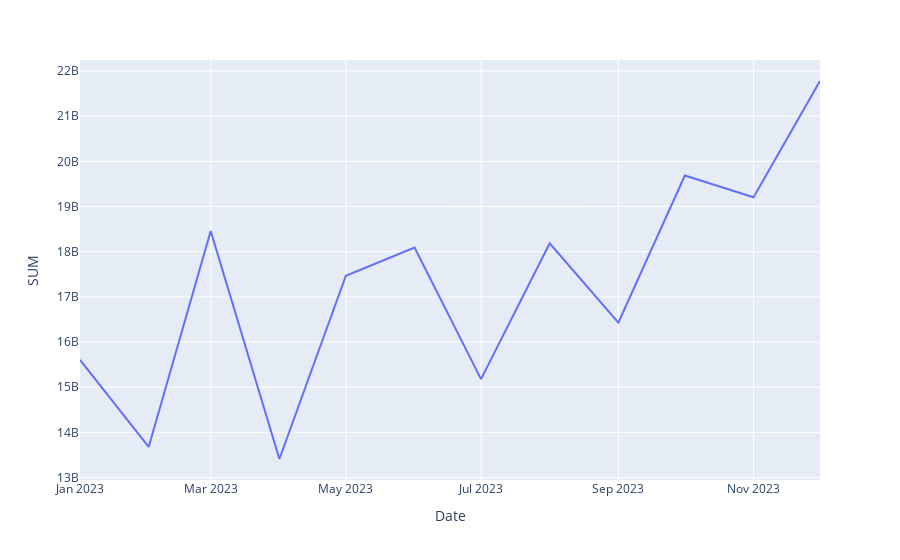
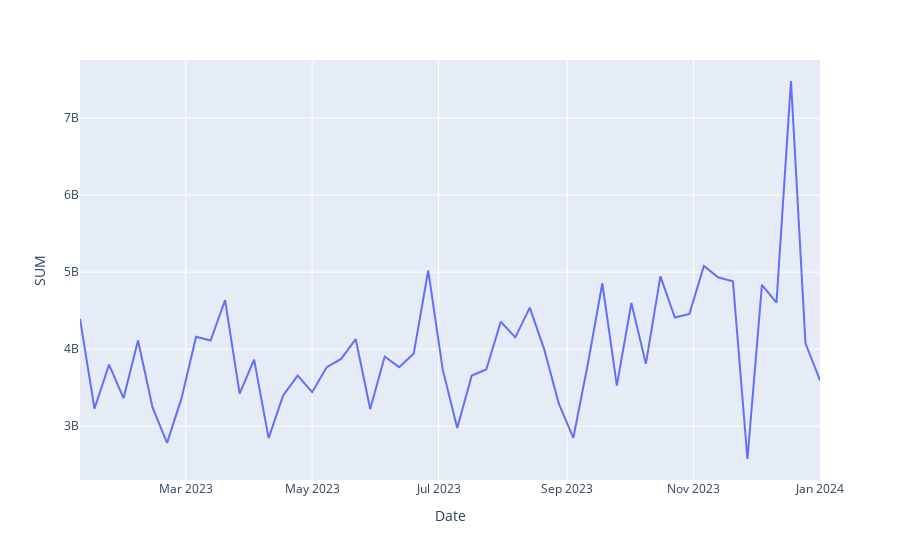
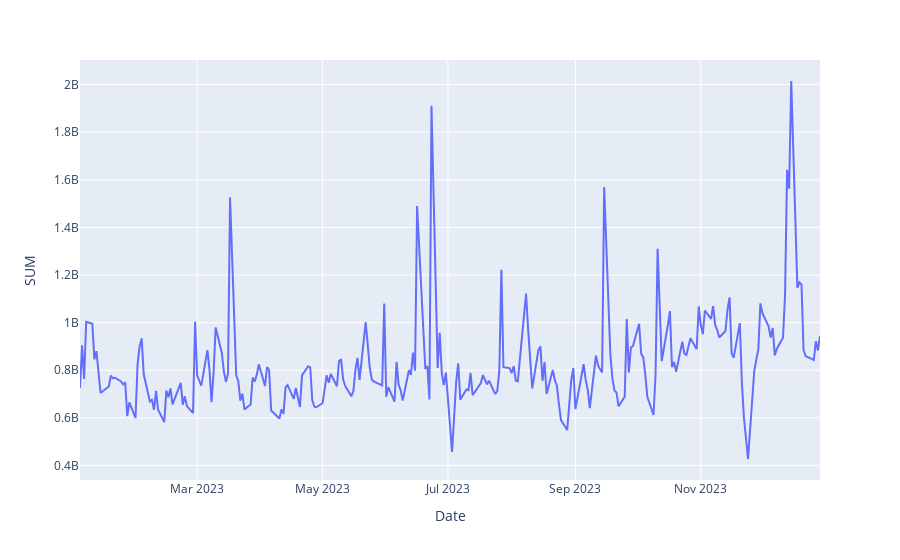

Write notebook code for charts like these, in order.
### Code cell
# Date 열을 datetime 형식으로 변환
stock_volume_['Date'] = pd.to_datetime(stock_volume_['Date'])

# Date를 인덱스로 설정
stock_volume_ = stock_volume_.set_index('Date')

# 월간 합계 계산
monthly_sum = stock_volume_.resample('MS').sum()
monthly_sum = monthly_sum.reset_index()

# 월간 합계 그래프
fig = px.line(monthly_sum, x="Date", y="SUM")
fig.show()

# 주간 합계 계산
weekly_sum = stock_volume_.resample('W-Mon').sum()
weekly_sum = weekly_sum.reset_index()

# 주간 합계 그래프
fig = px.line(weekly_sum, x="Date", y="SUM")
fig.show()

# 일간 합계 그래프
fig = px.line(stock_volume_, x=stock_volume_.index, y="SUM")
fig.show()

### Figure 1 — Plotly figure (JSON) as saved in the notebook; plotly's stock layout.template omitted (floating-point values rounded to 4 significant figures)
{"data": [{"hovertemplate": "Date=%{x}<br>SUM=%{y}<extra></extra>", "legendgroup": "", "line": {"color": "#636efa", "dash": "solid"}, "marker": {"symbol": "circle"}, "mode": "lines", "name": "", "orientation": "v", "showlegend": false, "type": "scatter", "x": ["2023-01-01T00:00:00", "2023-02-01T00:00:00", "2023-03-01T00:00:00", "2023-04-01T00:00:00", "2023-05-01T00:00:00", "2023-06-01T00:00:00", "2023-07-01T00:00:00", "2023-08-01T00:00:00", "2023-09-01T00:00:00", "2023-10-01T00:00:00", "2023-11-01T00:00:00", "2023-12-01T00:00:00"], "xaxis": "x", "y": [15603908600, 13678180232, 18456225970, 13410478011, 17467737939, 18092366332, 15179844675, 18185301134, 16427399473, 19686192878, 19206040929, 21778762375], "yaxis": "y"}], "layout": {"legend": {"tracegroupgap": 0}, "margin": {"t": 60}, "xaxis": {"anchor": "y", "domain": [0, 1], "title": {"text": "Date"}}, "yaxis": {"anchor": "x", "domain": [0, 1], "title": {"text": "SUM"}}}}

### Figure 2 — Plotly figure (JSON) as saved in the notebook; plotly's stock layout.template omitted (floating-point values rounded to 4 significant figures)
{"data": [{"hovertemplate": "Date=%{x}<br>SUM=%{y}<extra></extra>", "legendgroup": "", "line": {"color": "#636efa", "dash": "solid"}, "marker": {"symbol": "circle"}, "mode": "lines", "name": "", "orientation": "v", "showlegend": false, "type": "scatter", "x": ["2023-01-09T00:00:00", "2023-01-16T00:00:00", "2023-01-23T00:00:00", "2023-01-30T00:00:00", "2023-02-06T00:00:00", "2023-02-13T00:00:00", "2023-02-20T00:00:00", "2023-02-27T00:00:00", "2023-03-06T00:00:00", "2023-03-13T00:00:00", "2023-03-20T00:00:00", "2023-03-27T00:00:00", "2023-04-03T00:00:00", "2023-04-10T00:00:00", "2023-04-17T00:00:00", "2023-04-24T00:00:00", "2023-05-01T00:00:00", "2023-05-08T00:00:00", "2023-05-15T00:00:00", "2023-05-22T00:00:00", "2023-05-29T00:00:00", "2023-06-05T00:00:00", "2023-06-12T00:00:00", "2023-06-19T00:00:00", "2023-06-26T00:00:00", "2023-07-03T00:00:00", "2023-07-10T00:00:00", "2023-07-17T00:00:00", "2023-07-24T00:00:00", "2023-07-31T00:00:00", "2023-08-07T00:00:00", "2023-08-14T00:00:00", "2023-08-21T00:00:00", "2023-08-28T00:00:00", "2023-09-04T00:00:00", "2023-09-11T00:00:00", "2023-09-18T00:00:00", "2023-09-25T00:00:00", "2023-10-02T00:00:00", "2023-10-09T00:00:00", "2023-10-16T00:00:00", "2023-10-23T00:00:00", "2023-10-30T00:00:00", "2023-11-06T00:00:00", "2023-11-13T00:00:00", "2023-11-20T00:00:00", "2023-11-27T00:00:00", "2023-12-04T00:00:00", "2023-12-11T00:00:00", "2023-12-18T00:00:00", "2023-12-25T00:00:00", "2024-01-01T00:00:00"], "xaxis": "x", "y": [4393575188, 3224795771, 3798369797, 3362393210, 4112017463, 3241684210, 2782566077, 3363249521, 4160524439, 4112007620, 4635762732, 3421835200, 3863562308, 2843010440, 3398749630, 3655373888, 3440860529, 3764767427, 3872808347, 4129911181, 3222253394, 3903227036, 3765733608, 3943752072, 5020555575, 3732804992, 2975847384, 3656304788, 3735495674, 4354942258, 4152826921, 4538120637, 3993067287, 3290206875, 2848015752, 3806487973, 4855121636, 3525827644, 4598296115, 3808888873, 4945309104, 4410318980, 4457536931, 5078867165, 4930295628, 4882221237, 2572388637, 4835358930, 4604055735, 7482567877, 4074169351, 3593747501], "yaxis": "y"}], "layout": {"legend": {"tracegroupgap": 0}, "margin": {"t": 60}, "xaxis": {"anchor": "y", "domain": [0, 1], "title": {"text": "Date"}}, "yaxis": {"anchor": "x", "domain": [0, 1], "title": {"text": "SUM"}}}}

### Figure 3 — Plotly figure (JSON) as saved in the notebook; plotly's stock layout.template omitted (floating-point values rounded to 4 significant figures; data arrays with more than 128 entries replaced by an {"elided": "..."} marker saying what was removed)
{"data": [{"hovertemplate": "Date=%{x}<br>SUM=%{y}<extra></extra>", "legendgroup": "", "line": {"color": "#636efa", "dash": "solid"}, "marker": {"symbol": "circle"}, "mode": "lines", "name": "", "orientation": "v", "showlegend": false, "type": "scatter", "x": {"elided": "250 str values"}, "xaxis": "x", "y": {"elided": "250 int values"}, "yaxis": "y"}], "layout": {"legend": {"tracegroupgap": 0}, "margin": {"t": 60}, "xaxis": {"anchor": "y", "domain": [0, 1], "title": {"text": "Date"}}, "yaxis": {"anchor": "x", "domain": [0, 1], "title": {"text": "SUM"}}}}
